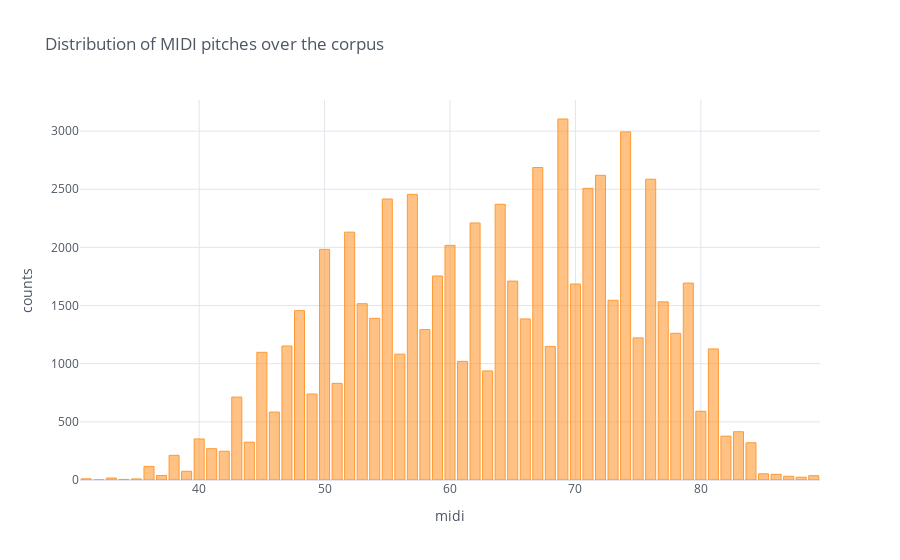

Notebook cell for this chart:
### Markdown cell above
# Counting notes

### Code cell
notes.midi.value_counts().iplot('bar', title='Distribution of MIDI pitches over the corpus', xTitle='midi', yTitle='counts')

### Figure 1 — Plotly figure (JSON) as saved in the notebook; plotly's stock layout.template omitted (floating-point values rounded to 4 significant figures)
{"data": [{"marker": {"color": "rgba(255, 153, 51, 0.6)", "line": {"color": "rgba(255, 153, 51, 1.0)", "width": 1}}, "name": "midi", "orientation": "v", "text": "", "type": "bar", "x": [69, 74, 67, 72, 76, 71, 57, 55, 64, 62, 52, 60, 50, 59, 65, 79, 70, 73, 77, 53, 48, 54, 66, 58, 78, 75, 47, 68, 81, 45, 56, 61, 63, 51, 49, 43, 80, 46, 83, 82, 40, 44, 84, 41, 42, 38, 36, 39, 85, 86, 37, 89, 87, 88, 33, 31, 35, 34, 32], "y": [3104, 2993, 2687, 2620, 2586, 2508, 2456, 2416, 2371, 2210, 2131, 2017, 1983, 1754, 1710, 1693, 1685, 1545, 1532, 1516, 1456, 1390, 1385, 1293, 1261, 1222, 1152, 1149, 1127, 1098, 1082, 1020, 938, 831, 739, 713, 591, 584, 415, 377, 353, 325, 320, 269, 247, 212, 117, 75, 53, 49, 39, 37, 32, 24, 17, 10, 9, 5, 1]}], "layout": {"legend": {"bgcolor": "#FFFFFF", "font": {"color": "#4D5663"}}, "paper_bgcolor": "#FFFFFF", "plot_bgcolor": "#FFFFFF", "title": {"font": {"color": "#4D5663"}, "text": "Distribution of MIDI pitches over the corpus"}, "xaxis": {"gridcolor": "#E1E5ED", "showgrid": true, "tickfont": {"color": "#4D5663"}, "title": {"font": {"color": "#4D5663"}, "text": "midi"}, "zerolinecolor": "#E1E5ED"}, "yaxis": {"gridcolor": "#E1E5ED", "showgrid": true, "tickfont": {"color": "#4D5663"}, "title": {"font": {"color": "#4D5663"}, "text": "counts"}, "zerolinecolor": "#E1E5ED"}}}
